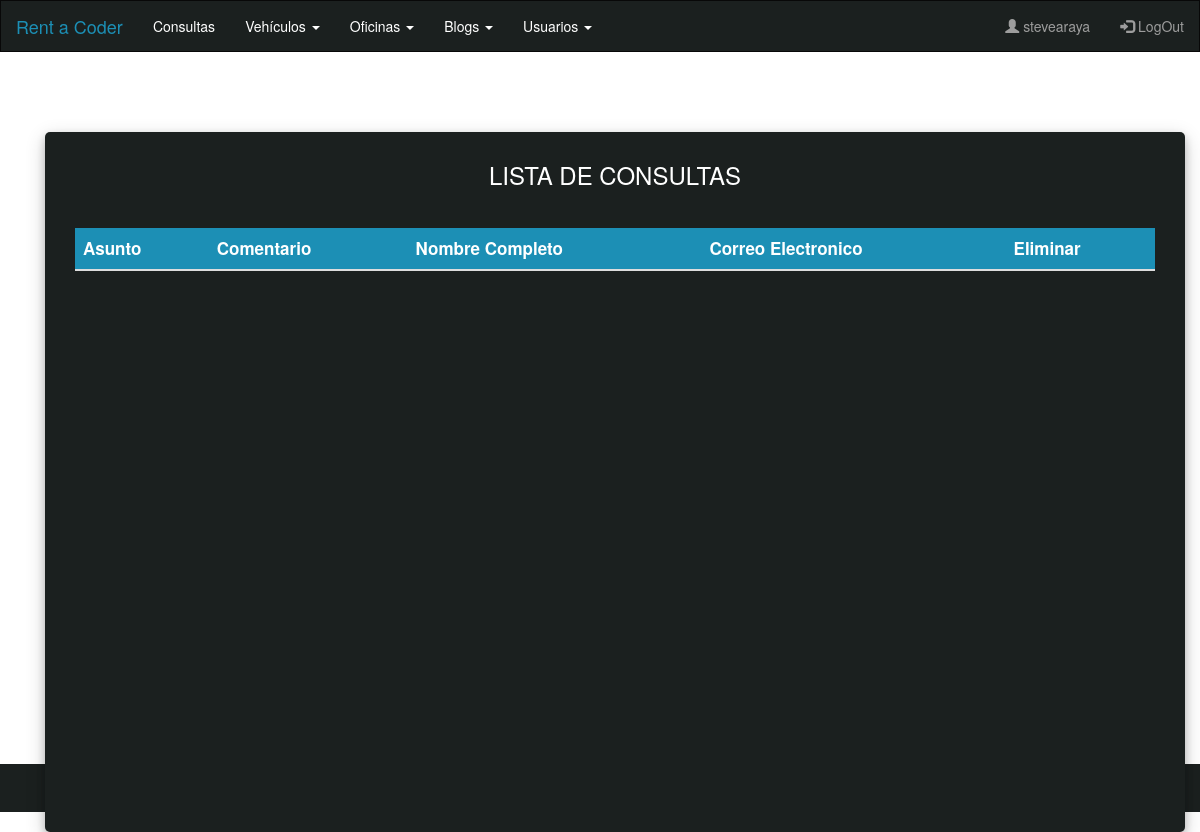
Page /contact-us/contactList/ (signed in) on the earlier database version.
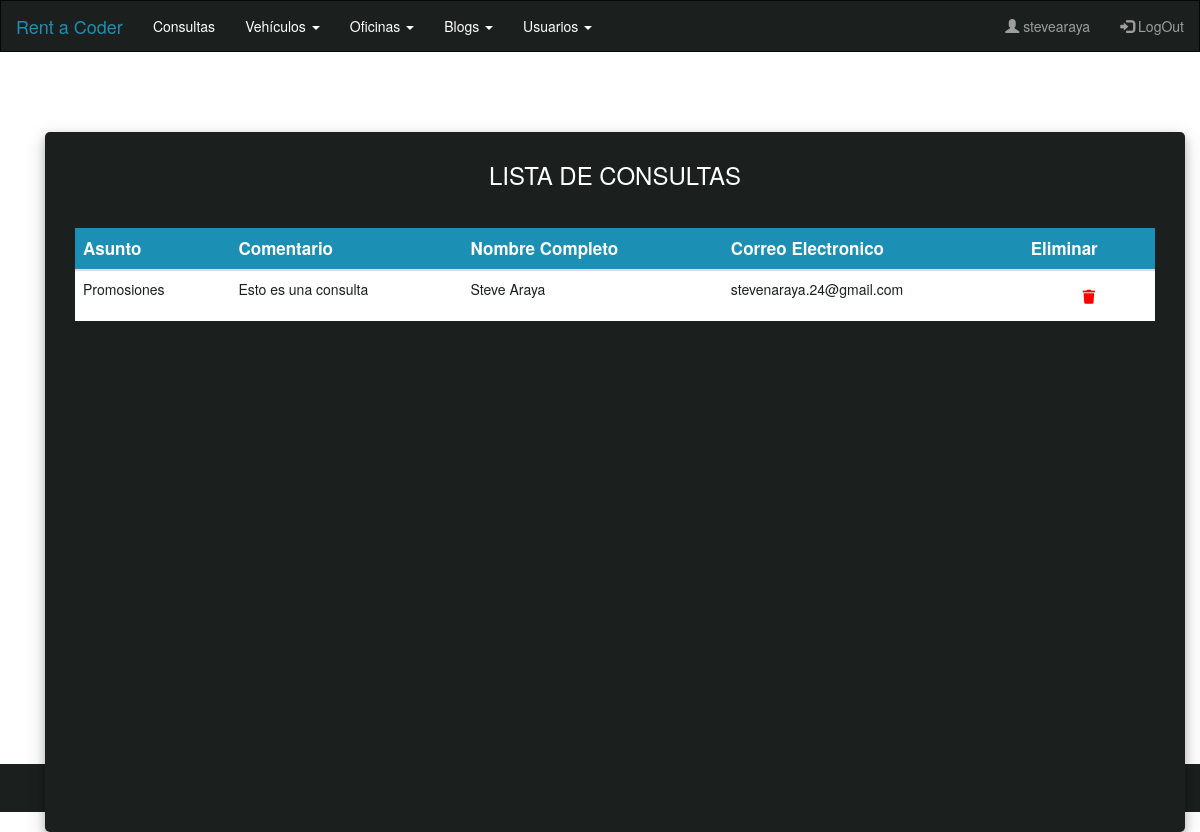
Same page on the later database version.
### App_ContactUs/models.py (models this page shows)
class Contact(models.Model):
    asunto             = models.CharField(max_length=100)
    comentario         = models.CharField(max_length=500)
    nombre_completo    = models.CharField(max_length=100)
    correo_electronico = models.CharField(max_length=100)

### App_ContactUs/views.py (the view)
# urls.py: path('contactList/', ContactUsList.as_view(), name="ContactUsList"),
@method_decorator(login_required, name='dispatch')
class ContactUsList(ListView):
    model               = Contact
    template_name       = './ContactUsList.html'
    context_object_name = 'ContactList'

### App_ContactUs/templates/ContactUsList.html
{% extends 'Admin.html'%}
{% load static %}
{% block bloqueQueCambia %}
<div class="container container-body">
  <div class="d-flex justify-content-center h-100">
    <div class="user_card">
      <div class="table-title">
        <h3 id="form-title">LISTA DE CONSULTAS</h3>
      </div>
      <div class="justify-content-center form_container table-responsive">
        <table class="table table-fixed">
          <thead class="thead-dark">
            <tr>
              <th scope="col">Asunto</th>
              <th scope="col">Comentario</th>
              <th scope="col">Nombre Completo</th>
              <th scope="col">Correo Electronico</th>
              <th scope="col">Eliminar</th>
            </tr>
          </thead>
          <tbody>
            {% for contact in ContactList %}
            <tr>
              <td>{{contact.asunto}}</td>
              <td>{{contact.comentario}}</td>
              <td>{{contact.nombre_completo}}</td>
              <td>{{contact.correo_electronico}}</td>
              <td class="text-center">
                  <a href="{% url 'ContactUsDelete' contact.id %}">
                    <button class="btn btn-delete">
                      <i class="fa fa-trash"></i>
                    </button>
                  </a>
              </td>
            </tr>
            {% endfor %}
          </tbody>
        </table>
      </div>
    </div>
  </div>
</div>
{% endblock bloqueQueCambia %}

Differences in the rows shown:
added Contact: asunto "Promosiones", comentario "Esto es una consulta", nombre_completo "Steve Araya", correo_electronico "stevenaraya.24@gmail.com"
